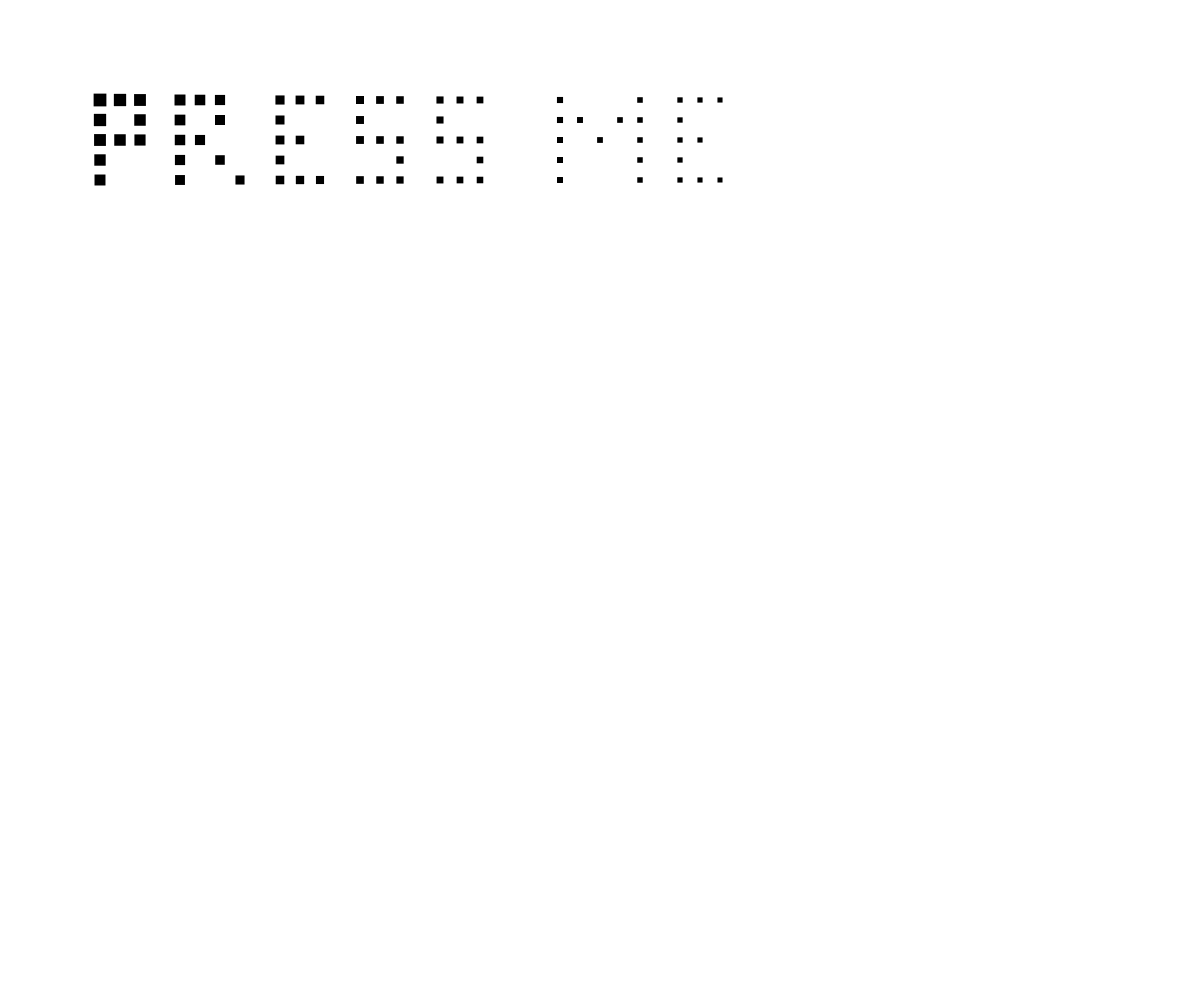
Frame 1 (no input)
Frame 60 (no input): identical to frame 1, image omitted
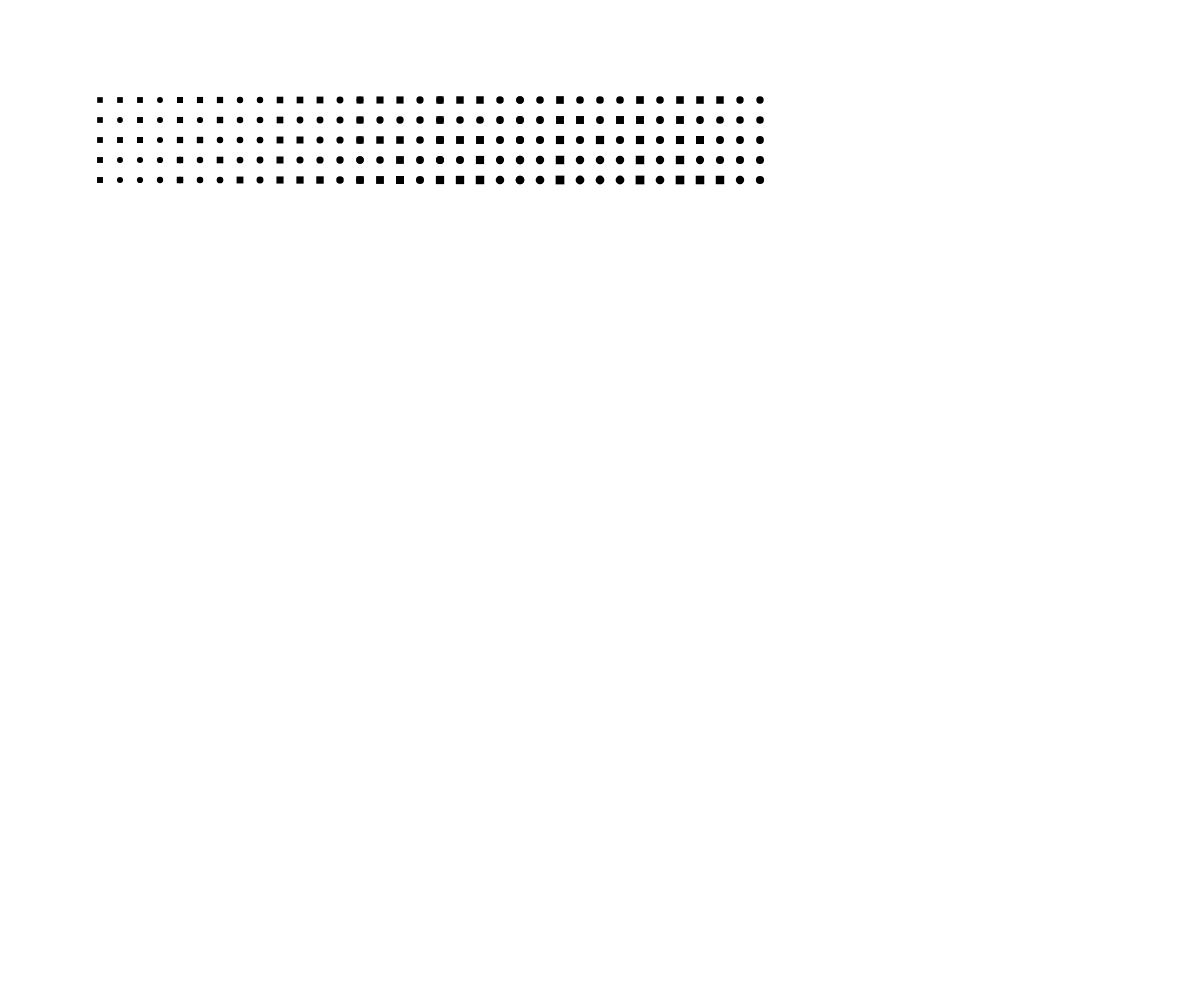
Frame 120 (the mouse pressed at the canvas centre since frame 60)

The p5.js sketch that drew these frames (run headless with seeded random() and noise() and a simulated clock; from frame 60 on, the mouse is pressed at the canvas centre):

// p5.js sketch
// ── sketch.js
// no need to change anything from here ... ----------------------

var letters = {};

var marginLeft = 100;
var marginTop = 100;
var textX = marginLeft;
var textY = 150;
var lineHeight = 120;
var typedText = "PRESS ME";

function setup() {
	createCanvas(windowWidth, windowHeight);
	initLetters();
	noFill();
	rectMode(CENTER);
}

function draw() {
	background(255);
	//scale(2);

	textX = marginLeft;
	textY = marginTop + 100;

	//randomSeed(4);
	for (var i = 0; i < typedText.length; i++) {
		var c = typedText[i];
		if (letters[c]) {
			push();
			//translate(textX, textY);
			var w = letters[c]();
			textX += w;
			pop();
		} else if (c == "\n") {
			textX = marginLeft;
			textY += lineHeight;
		}
	}

	//noLoop();
}

function keyTyped() {
    var k = key;
    if (!letters[k]) {
        k = k.toUpperCase();
    }
    if (letters[k]) {
         
        typedText += k;
    }
}

function keyPressed() {
	if (keyCode == RETURN) {
		typedText += "\n";
	}
	if (keyCode == BACKSPACE || keyCode == DELETE) {
		if (typedText.length > 0) typedText = typedText.slice(0, -1);
		console.log(typedText);
	}

	//loop();
}
// ... to here -----------------------------------------------------


function initLetters() {
	// Add your calls to the letter functions here

	letters = {
		A: draw_A,
		B: draw_B,
		C: draw_C,
		D: draw_D,
		E: draw_E,
		F: draw_F,
		G: draw_G,
		H: draw_H,
		I: draw_I,
		J: draw_J,
		K: draw_K,
		L: draw_L,
		M: draw_M,
		N: draw_N,
		O: draw_O,
		P: draw_P,
		R: draw_R,
		S: draw_S,
		T: draw_T,
		U: draw_U,
		V: draw_V,
		W: draw_W,
		X: draw_X,
		Y: draw_Y,
		Z: draw_Z,
		" ": draw_Space,
	};
}

// A function for each letter

function draw_Space() {

	var d = [
		[0, 0],
		[0, 0],
		[0, 0],
		[0, 0],
		[0, 0]
	];
	drawGrid(d);

	return 40;
}

function draw_A() {

	var d = [
		[1, 1, 1, 0, 0],
		[1, 0, 1, 0, 0],
		[1, 1, 1, 0, 0],
		[1, 0, 1, 0, 0],
		[1, 0, 1, 0, 0]
	];
	drawGrid(d);

	return 80;
}

function draw_B() {

	var d = [
		[1, 1, 1, 0, 0],
		[1, 0, 1, 0, 0],
		[1, 1, 0, 0, 0],
		[1, 0, 1, 0, 0],
		[1, 1, 1, 0, 0]
	];
	drawGrid(d);

	return 80;
}

function draw_C() {

	var d = [
		[1, 1, 1, 0, 0],
		[1, 0, 0, 0, 0],
		[1, 0, 0, 0, 0],
		[1, 0, 0, 0, 0],
		[1, 1, 1, 0, 0]
	];
	drawGrid(d);

	return 80;
}

function draw_D() {

	var d = [
		[1, 1, 0, 0, 0],
		[1, 0, 1, 0, 0],
		[1, 0, 0, 1, 0],
		[1, 0, 1, 0, 0],
		[1, 1, 0, 0, 0]
	];
	drawGrid(d);

	return 100;
}

function draw_E() {

	var d = [
		[1, 1, 1, 0, 0],
		[1, 0, 0, 0, 0],
		[1, 1, 0, 0, 0],
		[1, 0, 0, 0, 0],
		[1, 1, 1, 0, 0]
	];
	drawGrid(d);

	return 80;
}

function draw_F() {

	var d = [
		[1, 1, 1, 0, 0],
		[1, 0, 0, 0, 0],
		[1, 1, 0, 0, 0],
		[1, 0, 0, 0, 0],
		[1, 0, 0, 0, 0]
	];
	drawGrid(d);

	return 80;
}

function draw_G() {

	var d = [
		[1, 1, 1, 1, 0],
		[1, 0, 0, 0, 0],
		[1, 0, 1, 1, 0],
		[1, 0, 0, 1, 0],
		[1, 1, 1, 1, 0]
	];
	drawGrid(d);

	return 100;
}

function draw_H() {

	var d = [
		[1, 0, 1, 0, 0],
		[1, 0, 1, 0, 0],
		[1, 1, 1, 0, 0],
		[1, 0, 1, 0, 0],
		[1, 0, 1, 0, 0]
	];
	drawGrid(d);

	return 80;
}

function draw_I() {

	var d = [
		[1, 1, 1, 0],
		[0, 1, 0, 0],
		[0, 1, 0, 0],
		[0, 1, 0, 0],
		[1, 1, 1, 0]
	];
	drawGrid(d);

	return 80;
}

function draw_J() {

	var d = [
		[1, 1, 1, 1, 0],
		[0, 0, 0, 1, 0],
		[0, 0, 0, 1, 0],
		[1, 0, 0, 1, 0],
		[1, 1, 1, 1, 0]
	];
	drawGrid(d);

	return 100;
}

function draw_K() {

	var d = [
		[1, 0, 0, 1, 0],
		[1, 0, 1, 0, 0],
		[1, 1, 0, 0, 0],
		[1, 0, 1, 0, 0],
		[1, 0, 0, 1, 0]
	];
	drawGrid(d);

	return 100;
}

function draw_L() {

	var d = [
		[1, 0, 0, 0, 0],
		[1, 0, 0, 0, 0],
		[1, 0, 0, 0, 0],
		[1, 0, 0, 0, 0],
		[1, 1, 1, 0, 0]
	];
	drawGrid(d);

	return 80;
}

function draw_M() {

	var d = [
		[1, 0, 0, 0, 1, 0],
		[1, 1, 0, 1, 1, 0],
		[1, 0, 1, 0, 1, 0],
		[1, 0, 0, 0, 1, 0],
		[1, 0, 0, 0, 1, 0]
	];
	drawGrid(d);

	return 120;
}

function draw_N() {

	var d = [
		[1, 0, 0, 0, 1],
		[1, 1, 0, 0, 1],
		[1, 0, 1, 0, 1],
		[1, 0, 0, 1, 1],
		[1, 0, 0, 0, 1]
	];
	drawGrid(d);

	return 120;
}

function draw_O() {

	var d = [
		[1, 1, 1, 0, 0],
		[1, 0, 1, 0, 0],
		[1, 0, 1, 0, 0],
		[1, 0, 1, 0, 0],
		[1, 1, 1, 0, 0]
	];
	drawGrid(d);

	return 80;
}

function draw_P() {

	var d = [
		[1, 1, 1, 0, 0],
		[1, 0, 1, 0, 0],
		[1, 1, 1, 0, 0],
		[1, 0, 0, 0, 0],
		[1, 0, 0, 0, 0]
	];
	drawGrid(d);

	return 80;
}

function draw_R() {

	var d = [
		[1, 1, 1, 0, 0],
		[1, 0, 1, 0, 0],
		[1, 1, 0, 0, 0],
		[1, 0, 1, 0, 0],
		[1, 0, 0, 1, 0]
	];
	drawGrid(d);

	return 100;
}

function draw_S() {

	var d = [
		[1, 1, 1, 0, 0],
		[1, 0, 0, 0, 0],
		[1, 1, 1, 0, 0],
		[0, 0, 1, 0, 0],
		[1, 1, 1, 0, 0]
	];
	drawGrid(d);

	return 80;
}

function draw_T() {

	var d = [
		[1, 1, 1, 0, 0],
		[0, 1, 0, 0, 0],
		[0, 1, 0, 0, 0],
		[0, 1, 0, 0, 0],
		[0, 1, 0, 0, 0]
	];
	drawGrid(d);

	return 80;
}

function draw_U() {

	var d = [
		[1, 0, 1, 0, 0],
		[1, 0, 1, 0, 0],
		[1, 0, 1, 0, 0],
		[1, 0, 1, 0, 0],
		[1, 1, 1, 0, 0]
	];
	drawGrid(d);

	return 80;
}

function draw_V() {

	var d = [
		[1, 0, 1, 0, 0],
		[1, 0, 1, 0, 0],
		[1, 0, 1, 0, 0],
		[1, 0, 1, 0, 0],
		[0, 1, 0, 0, 0]
	];
	drawGrid(d);

	return 80;
}

function draw_W() {

	var d = [
		[1, 0, 0, 0, 1, 0],
		[1, 0, 0, 0, 1, 0],
		[1, 0, 1, 0, 1, 0],
		[1, 1, 0, 1, 1, 0],
		[1, 0, 0, 0, 1, 0]
	];
	drawGrid(d);

	return 120;
}

function draw_X() {

	var d = [
		[1, 0, 0, 0, 1, 0],
		[0, 1, 0, 1, 0, 0],
		[0, 0, 1, 0, 0, 0],
		[0, 1, 0, 1, 0, 0],
		[1, 0, 0, 0, 1, 0]
	];
	drawGrid(d);

	return 120;
}

function draw_Y() {

	var d = [
		[1, 0, 0, 0, 1, 0],
		[0, 1, 0, 1, 0, 0],
		[0, 0, 1, 0, 0, 0],
		[0, 0, 1, 0, 0, 0],
		[0, 0, 1, 0, 0, 0]
	];
	drawGrid(d);

	return 120;
}

function draw_Z() {

	var d = [
		[1, 1, 1, 1, 1],
		[0, 0, 0, 1, 0],
		[0, 0, 1, 0, 0],
		[0, 1, 0, 0, 0],
		[1, 1, 1, 1, 1]
	];
	drawGrid(d);

	return 80;
}


function drawGrid(d) {
	//translate(500,500)
	fill(0);
	noStroke();
	for (var j = 0; j < d.length; j++) {
		for (var i = 0; i < d[j].length; i++) {
			var x = i * 20 + textX;
			var y = -100 + j * 20 + textY;

			var a = dist(mouseX, mouseY, x, y);
			//a = map(a, 0, 600, 20, 5);
			a = 20 / (a * 0.004 + 1);

			if (d[j][i] == 1) {
				rect(x, y, a, a);

			} else {
				if (mouseIsPressed == true) {
					ellipse(x, y, a, a);
				}
			}
		}
	}

	/*var barWidth = 20;
	var lastBar = -1;

	function setup() {
	  colorMode(HSB, height, height, height);  
	  noStroke();
	}

	function draw() {
	  var whichBar = mouseX / barWidth;
	  if (whichBar !== lastBar) {
	    var barX = whichBar * barWidth;
	    fill(mouseY, height, height);
	    rect(barX, 0, barWidth, height);
	    lastBar = whichBar;
	  }
	}
	*/


}
